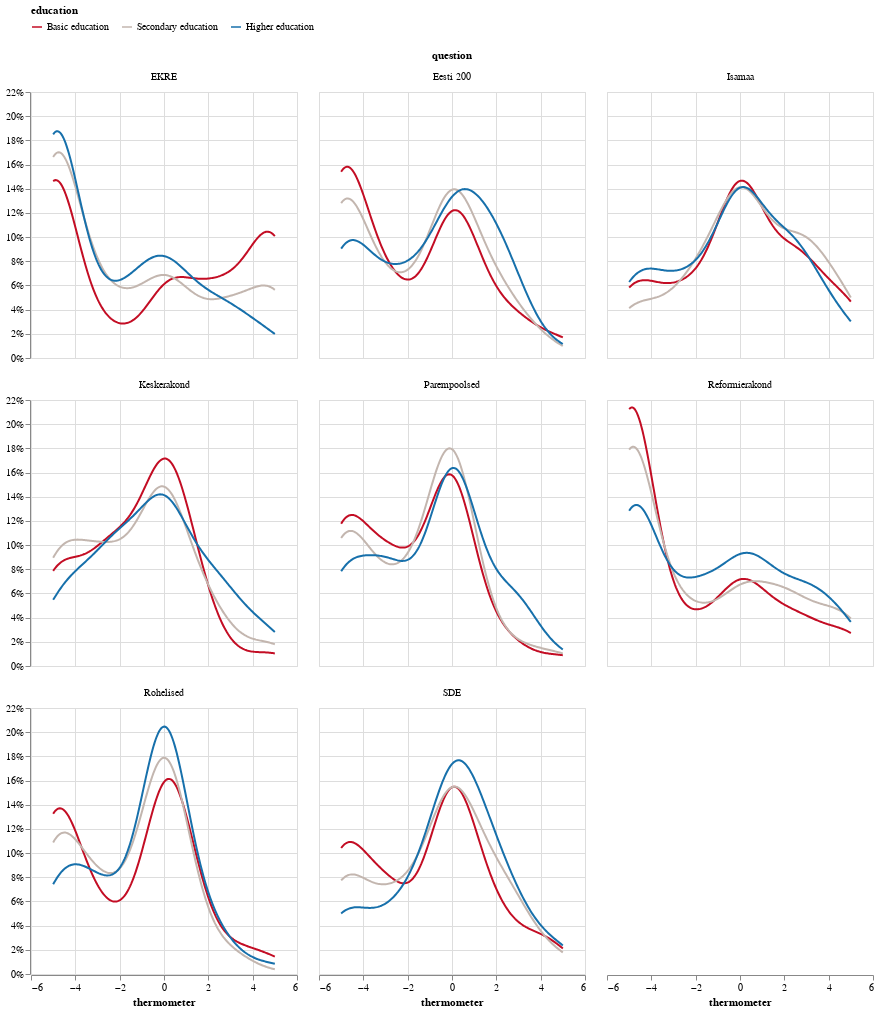

Notebook source saved alongside this figure:
### Code cell
e2e_plot({
    'res_col' : 'thermometer',
    'factor_cols': ['education'],  'filter': {},
    'plot': 'density',
    'internal_facet': True
},data_file)

### Figure 1 — Vega-Lite specification as saved in the notebook (floating-point values rounded to 4 significant figures; data arrays with more than 128 entries replaced by an {"elided": "..."} marker saying what was removed)
{"config": {"view": {"continuousWidth": 300, "continuousHeight": 300}}, "data": {"name": "data-d463ccf0676a9d285c1d040ee779b7b6"}, "facet": {"field": "question", "type": "ordinal"}, "spec": {"mark": {"type": "line"}, "encoding": {"color": {"field": "education", "legend": {"orient": "top"}, "scale": {"domain": ["Basic education", "Secondary education", "Higher education"], "range": ["#c30d24", "#c3b6af", "#1770ab"]}, "type": "nominal"}, "x": {"field": "thermometer", "type": "quantitative"}, "y": {"axis": {"format": "%", "title": null}, "field": "density", "type": "quantitative"}}, "height": 266, "width": 266}, "columns": 3, "$schema": "https://vega.github.io/schema/vega-lite/v5.15.1.json", "datasets": {"data-d463ccf0676a9d285c1d040ee779b7b6": {"elided": "4800 records"}}}
